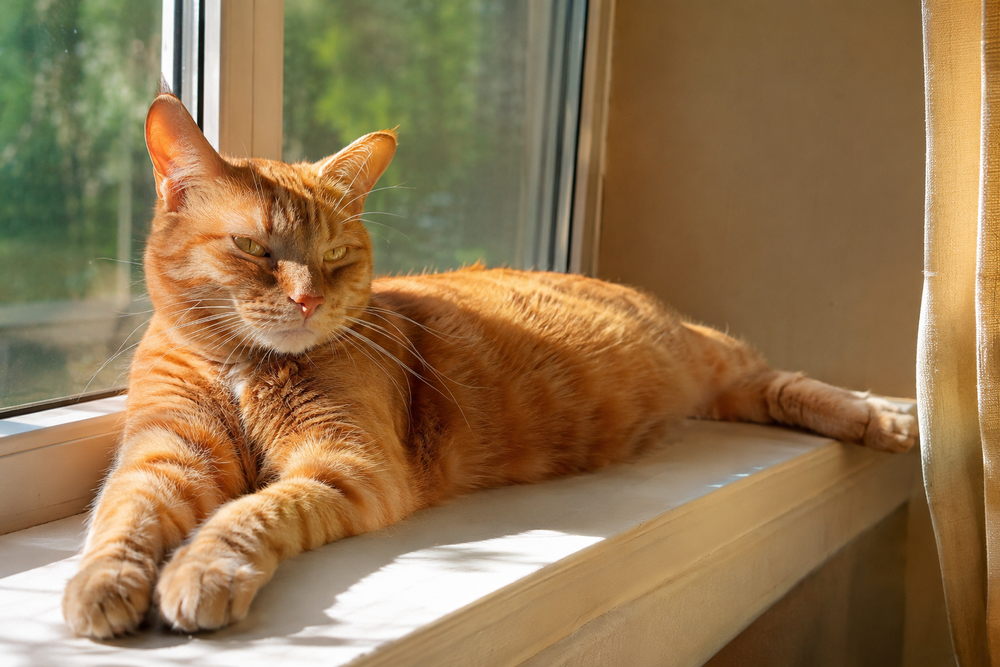
#> input picture _imgtest/cat.png, 1000 x 667 px, shrunk from 1536 x 1024 before the run
$ python photo_clean.py ../../_imgtest/cat.png ../../_imgtest/cat.png
#> lines starting #> are read from the running program, lines starting #| are printed output that depends on the picture
"""朋友圈配图去水印：底边如果识别出文字（微博/知乎角标、素材编号），切掉最下面一截再存。

用法：python photo_clean.py <输入图> <输出图>
输出一行 JSON：{"cropped": true|false, "text": "识别到的底边文字"}
失败时以非 0 退出，调用方保留原图。
"""
import asyncio
import ctypes
import io
import json
import sys
import threading

from PIL import Image


def _run_off_main_thread(factory, timeout):
    box = {}

    def worker():
        try:
            ctypes.windll.ole32.CoInitializeEx(None, 0)
            box['value'] = asyncio.run(asyncio.wait_for(factory(), timeout))
        except BaseException as exc:  # 交回调用方决定怎么报错
            box['error'] = exc

    thread = threading.Thread(target=worker, name='photo-clean', daemon=True)
    thread.start()
    thread.join(timeout + 2)
    if thread.is_alive():
        raise RuntimeError('ocr timeout')
    if 'error' in box:
        raise box['error']
    return box.get('value')


def ocr_text(image):
    from winsdk.windows.media.ocr import OcrEngine
    from winsdk.windows.graphics.imaging import BitmapDecoder
    from winsdk.windows.storage.streams import DataWriter, InMemoryRandomAccessStream

    png = io.BytesIO()
    image.save(png, format='PNG')
    data = png.getvalue()

    async def run():
        stream = InMemoryRandomAccessStream()
        try:
            writer = DataWriter(stream)
            try:
                writer.write_bytes(data)
                await writer.store_async()
                writer.detach_stream()
            finally:
                writer.close()
            stream.seek(0)
            decoder = await BitmapDecoder.create_async(stream)
            bitmap = await decoder.get_software_bitmap_async()
            try:
                engine = OcrEngine.try_create_from_user_profile_languages()
                if engine is None:
                    return ''
                result = await engine.recognize_async(bitmap)
                return ''.join(''.join(line.text.split()) for line in result.lines)
            finally:
                bitmap.close()
        finally:
            stream.close()

    return _run_off_main_thread(run, 6)


def main():
    src, dst = sys.argv[1], sys.argv[2]
    img = Image.open(src)
#> img is the input picture: PIL image 1000x667 RGB; mean R, G, B 146, 117.2, 79.5
    img.load()
    img = img.convert('RGB')
    width, height = img.size
#> width = 1000; height = 667
    strip = img.crop((0, int(height * 0.78), width, height))
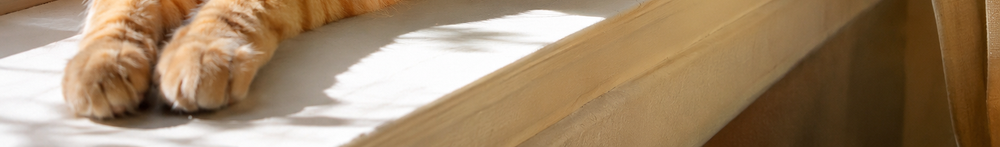
#> strip: PIL image 1000x147 RGB; mean R, G, B 159.5, 134.2, 105.1
    text = ''
    try:
        text = ocr_text(strip)
    except Exception:
        text = ''
    cropped = False
    # 微博/知乎的角标常压在底边、字号又小，OCR 未必认得出来；
    # 所以底边一律切掉一小截，认得出字就多切一点。
    ratio = 0.90 if text.strip() else 0.955
    keep = int(height * ratio)
#> keep = 636
    if keep > 200:
        img = img.crop((0, 0, width, keep))
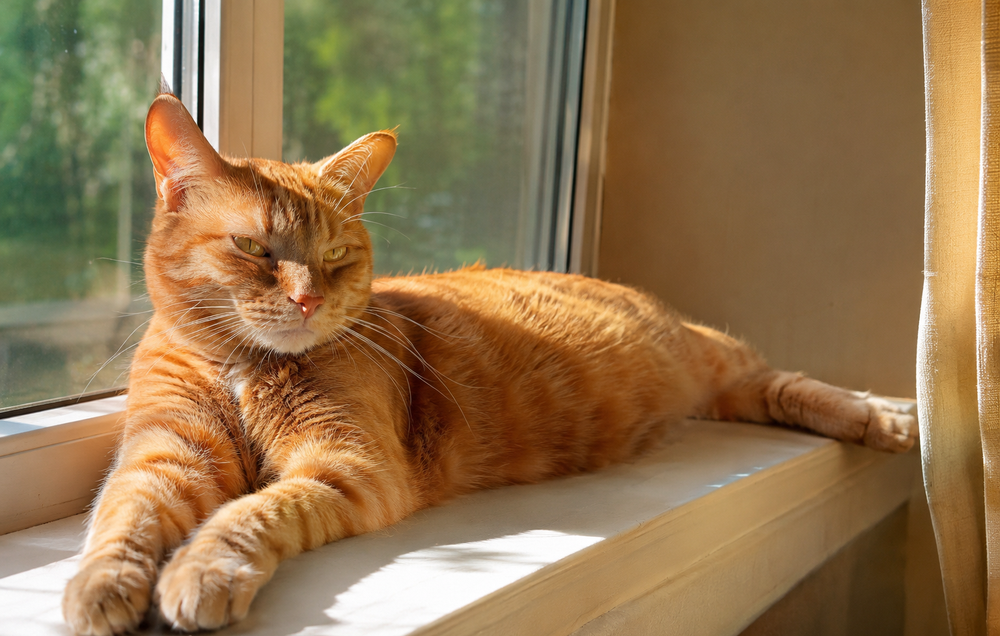
#> img: PIL image 1000x636 RGB; mean R, G, B 145.6, 116.4, 78.1
        cropped = True
    img.save(dst, quality=92)
    print(json.dumps({'cropped': cropped, 'text': text[:40]}, ensure_ascii=False))


if __name__ == '__main__':
    main()
